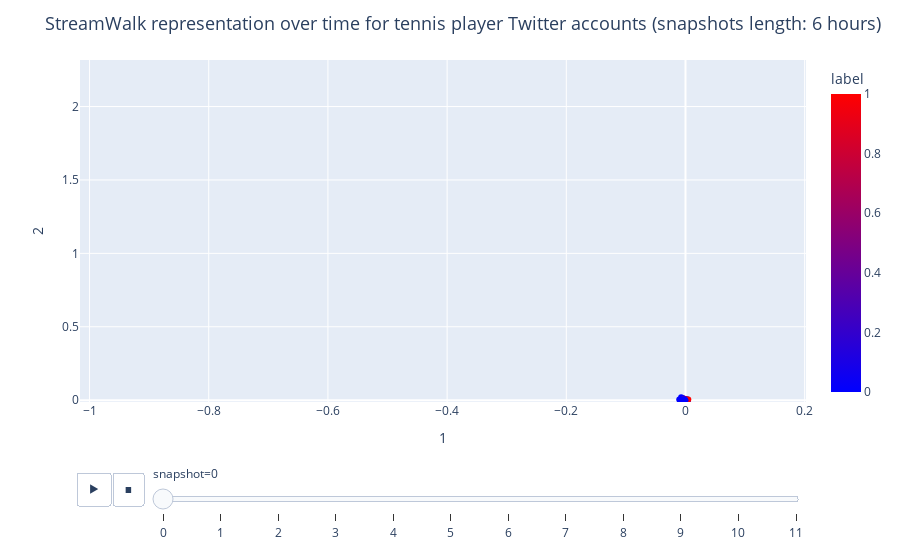

Notebook code cell kept with this figure:
### Code cell
fig_sw

### Figure 1 — Plotly figure (JSON) as saved in the notebook; plotly's stock layout.template omitted (floating-point values rounded to 4 significant figures)
{"data": [{"hovertemplate": "<b>%{hovertext}</b><br><br>snapshot=0<br>1=%{x}<br>2=%{y}<br>label=%{marker.color}<extra></extra>", "hovertext": ["Svetlana Kuznetsova<br>2017-05-28<br>Women's Singles - Round 1<br>Suzanne-Lenglen Court<br>Match id: 2", "Philipp Kohlschreiber<br>2017-05-28", "Paul-Henri Mathieu<br>2017-05-28", "Nick Kyrgios<br>2017-05-28", "Garbiñe Muguruza<br>2017-05-28", "Federico Delbonis<br>2017-05-28", "Feliciano Lopez<br>2017-05-28", "Juan Martin Del Potro<br>2017-05-28", "Henri Leconte<br>2017-05-28", "Andy Murray<br>2017-05-28", "Horacio Zeballos<br>2017-05-28<br>Men's Singles - Round 1<br>Suzanne-Lenglen Court<br>Match id: 1", "Tomas Berdych<br>2017-05-28", "Marion Bartoli<br>2017-05-28", "Madison Keys<br>2017-05-28", "David Goffin<br>2017-05-28", "Pablo Cuevas<br>2017-05-28", "Guido Pella<br>2017-05-28", "Jack Sock<br>2017-05-28", "Dominic Thiem<br>2017-05-28<br>Men's Singles - Round 1<br>Suzanne-Lenglen Court<br>Match id: 3", "Samantha Stosur<br>2017-05-28", "Timea Bacsinszky<br>2017-05-28<br>Women's Singles - Round 1<br>Court 17<br>Match id: 1", "Novak Djokovic<br>2017-05-28", "Simona Halep<br>2017-05-28", "Agnieszka Radwanska<br>2017-05-28", "Nicolas Jarry<br>2017-05-28", "Francesca Schiavone<br>2017-05-28", "Elina Svitolina<br>2017-05-28", "Jo-Wilfried Tsonga<br>2017-05-28", "Karolina Pliskova<br>2017-05-28", "Coco Vandeweghe<br>2017-05-28", "Rafael Nadal<br>2017-05-28", "Stefanos Tsitsipas<br>2017-05-28<br>Men's Singles - Round 1<br>Court 3<br>Match id: 2", "Andre Sa<br>2017-05-28", "Milos Raonic<br>2017-05-28", "Roberta Vinci<br>2017-05-28<br>Women's Singles - Round 1<br>Court 2<br>Match id: 1", "Andrey Rublev<br>2017-05-28", "Richard Gasquet<br>2017-05-28", "Angelique Kerber<br>2017-05-28<br>Women's Singles - Round 1<br>Philippe-Chatrier Court<br>Match id: 2", "Grigor Dimitrov<br>2017-05-28<br>Men's Singles - Round 1<br>Philippe-Chatrier Court<br>Match id: 3", "David Ferrer<br>2017-05-28", "Martina Navratilova<br>2017-05-28", "Venus Williams<br>2017-05-28<br>Women's Singles - Round 1<br>Suzanne-Lenglen Court<br>Match id: 4", "Eugenie Bouchard<br>2017-05-28", "Petra Kvitova<br>2017-05-28<br>Women's Singles - Round 1<br>Philippe-Chatrier Court<br>Match id: 1", "Conchita Martinez<br>2017-05-28", "Johanna Konta<br>2017-05-28", "Lucas Pouille<br>2017-05-28<br>Men's Singles - Round 1<br>Philippe-Chatrier Court<br>Match id: 4", "Stan Wawrinka<br>2017-05-28", "Alex Corretja<br>2017-05-28", "Santiago Gonzalez<br>2017-05-28", "Amanda Anisimova<br>2017-05-28<br>Women's Singles - Round 1<br>Court 6<br>Match id: 3", "Kristina Mladenovic<br>2017-05-28", "Monica Puig<br>2017-05-28<br>Women's Singles - Round 1<br>Court 2<br>Match id: 1", "Daria Gavrilova<br>2017-05-28", "Sania Mirza<br>2017-05-28", "Kei Nishikori<br>2017-05-28", "Caroline Wozniacki<br>2017-05-28"], "ids": [102652835, 104294006, 1044227084, 1110553549, 118779247, 134906432, 138358313, 139556944, 14056125, 14123683, 146613488, 1484787162, 1490817636, 1601451361, 1612711830, 162187399, 174876254, 186668655, 2223114825, 2455053222, 2498274386, 259925559, 2602158362, 275115103, 2847445620, 2913792699, 295610884, 297380894, 2997502061, 340548756, 344634424, 348332740, 351625171, 35441526, 410232624, 446304475, 459954236, 481461757, 48348735, 485511296, 506429053, 50725573, 52818366, 533202479, 57165979, 594029345, 632089798, 65187067, 726543308, 74361297, 826220690441437200, 830685463, 847389421, 850660369, 87174678, 87769890, 94166168], "legendgroup": "", "marker": {"color": [1, 0, 0, 0, 0, 0, 0, 0, 0, 0, 1, 0, 0, 0, 0, 0, 0, 0, 1, 0, 1, 0, 0, 0, 0, 0, 0, 0, 0, 0, 0, 1, 0, 0, 1, 0, 0, 1, 1, 0, 0, 1, 0, 1, 0, 0, 1, 0, 0, 0, 1, 0, 1, 0, 0, 0, 0], "coloraxis": "coloraxis", "symbol": "circle"}, "mode": "markers", "name": "", "orientation": "v", "showlegend": false, "type": "scatter", "x": [-0.003541, 0.001064, 0.0005574, 0.001169, -0.01051, -0.001021, 0.002825, -0.003238, 0.0009332, -0.0002012, 0.0006289, -0.0007017, -0.0005569, -0.0005295, 0.004013, -0.0005387, -0.001332, -0.0004504, 0.0001062, -0.001699, 0.0002094, 9.593e-05, -0.007363, -0.001421, -0.001868, 0.001733, -0.005653, -0.003456, -0.005998, -0.0002754, -0.003992, 0.0006871, -0.001075, 0.003144, 0.002796, 0.001074, 0.0007041, -0.0006269, 0.003078, 0.0007457, -0.00058, -0.001374, -0.008209, -0.001669, -0.001521, -0.001067, 0.001671, -0.002183, -0.0007588, -0.0006086, -0.002891, -0.00426, 0.004719, -0.0002629, -0.0004077, -0.002965, -0.0005182], "xaxis": "x", "y": [0.01067, 0.002579, 0.001657, 0.002742, 0.004272, 0.0006971, 0.005586, 0.0005399, 0.0001046, 0.003169, 0.0002509, -0.001049, -0.001003, 0.0006363, -0.001469, -0.0007482, -0.001067, 0.001473, 0.007331, 0.002744, -0.00259, 0.005539, 0.01983, -0.00151, 0.001361, 0.0003545, 0.01265, 0.001251, 0.007319, -6.401e-05, 0.01291, 0.001497, 0.0006068, 0.000915, -0.001755, 0.0001749, -0.000869, -0.001506, 0.001276, -0.001149, 0.002634, 0.005995, -0.01233, 0.01014, 0.001694, 0.006726, -0.001612, 0.004239, 0.00067, 0.003434, 0.0004075, 0.003834, 0.004859, -0.0001272, -0.0001162, 0.006647, 0.001755], "yaxis": "y"}], "layout": {"coloraxis": {"colorbar": {"title": {"text": "label"}}, "colorscale": [[0, "rgb(0,0,255)"], [1, "rgb(255,0,0)"]]}, "legend": {"tracegroupgap": 0}, "margin": {"t": 60}, "showlegend": false, "sliders": [{"active": 0, "currentvalue": {"prefix": "snapshot="}, "len": 0.9, "pad": {"b": 10, "t": 60}, "steps": [{"args": [["0"], {"frame": {"duration": 0, "redraw": false}, "fromcurrent": true, "mode": "immediate", "transition": {"duration": 0, "easing": "linear"}}], "label": "0", "method": "animate"}, {"args": [["1"], {"frame": {"duration": 0, "redraw": false}, "fromcurrent": true, "mode": "immediate", "transition": {"duration": 0, "easing": "linear"}}], "label": "1", "method": "animate"}, {"args": [["2"], {"frame": {"duration": 0, "redraw": false}, "fromcurrent": true, "mode": "immediate", "transition": {"duration": 0, "easing": "linear"}}], "label": "2", "method": "animate"}, {"args": [["3"], {"frame": {"duration": 0, "redraw": false}, "fromcurrent": true, "mode": "immediate", "transition": {"duration": 0, "easing": "linear"}}], "label": "3", "method": "animate"}, {"args": [["4"], {"frame": {"duration": 0, "redraw": false}, "fromcurrent": true, "mode": "immediate", "transition": {"duration": 0, "easing": "linear"}}], "label": "4", "method": "animate"}, {"args": [["5"], {"frame": {"duration": 0, "redraw": false}, "fromcurrent": true, "mode": "immediate", "transition": {"duration": 0, "easing": "linear"}}], "label": "5", "method": "animate"}, {"args": [["6"], {"frame": {"duration": 0, "redraw": false}, "fromcurrent": true, "mode": "immediate", "transition": {"duration": 0, "easing": "linear"}}], "label": "6", "method": "animate"}, {"args": [["7"], {"frame": {"duration": 0, "redraw": false}, "fromcurrent": true, "mode": "immediate", "transition": {"duration": 0, "easing": "linear"}}], "label": "7", "method": "animate"}, {"args": [["8"], {"frame": {"duration": 0, "redraw": false}, "fromcurrent": true, "mode": "immediate", "transition": {"duration": 0, "easing": "linear"}}], "label": "8", "method": "animate"}, {"args": [["9"], {"frame": {"duration": 0, "redraw": false}, "fromcurrent": true, "mode": "immediate", "transition": {"duration": 0, "easing": "linear"}}], "label": "9", "method": "animate"}, {"args": [["10"], {"frame": {"duration": 0, "redraw": false}, "fromcurrent": true, "mode": "immediate", "transition": {"duration": 0, "easing": "linear"}}], "label": "10", "method": "animate"}, {"args": [["11"], {"frame": {"duration": 0, "redraw": false}, "fromcurrent": true, "mode": "immediate", "transition": {"duration": 0, "easing": "linear"}}], "label": "11", "method": "animate"}], "x": 0.1, "xanchor": "left", "y": 0, "yanchor": "top"}], "title": {"font": {"size": 18}, "text": "StreamWalk representation over time for tennis player Twitter accounts (snapshots length: 6 hours)"}, "updatemenus": [{"buttons": [{"args": [null, {"frame": {"duration": 1000, "redraw": false}, "fromcurrent": true, "mode": "immediate", "transition": {"duration": 500, "easing": "linear"}}], "label": "&#9654;", "method": "animate"}, {"args": [[null], {"frame": {"duration": 0, "redraw": false}, "fromcurrent": true, "mode": "immediate", "transition": {"duration": 0, "easing": "linear"}}], "label": "&#9724;", "method": "animate"}], "direction": "left", "pad": {"r": 10, "t": 70}, "showactive": false, "type": "buttons", "x": 0.1, "xanchor": "right", "y": 0, "yanchor": "top"}], "xaxis": {"anchor": "y", "domain": [0, 1], "range": [-1.016, 0.2022], "title": {"text": "1"}}, "yaxis": {"anchor": "x", "domain": [0, 1], "range": [-0.01233, 2.317], "title": {"text": "2"}}}}
